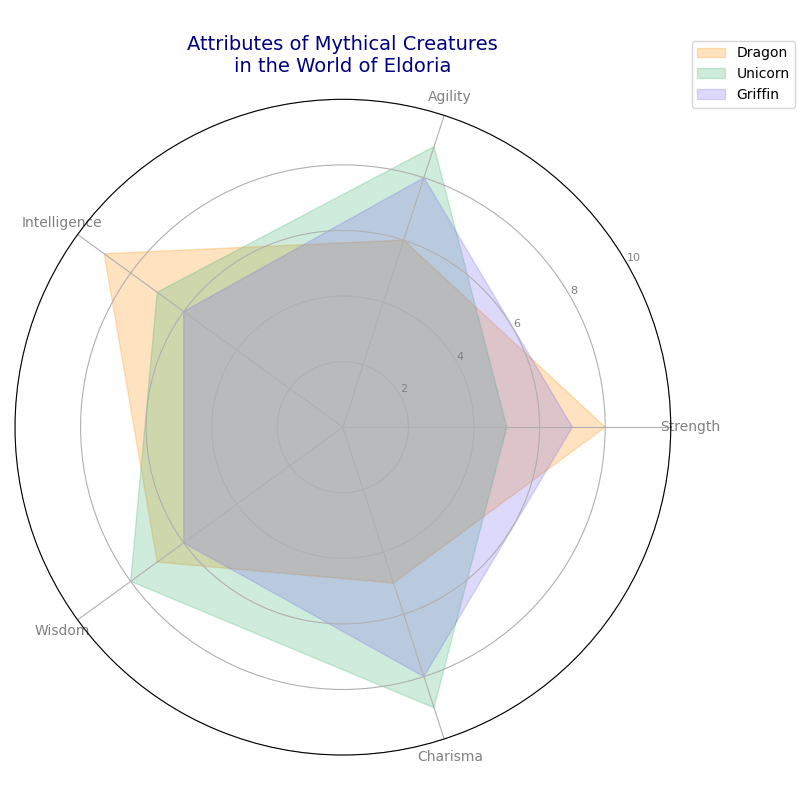

The script that drew this image:
import matplotlib.pyplot as plt
import numpy as np

attributes = ['Strength', 'Agility', 'Intelligence', 'Wisdom', 'Charisma']
n_attributes = len(attributes)

dragon_stats = [8, 6, 9, 7, 5]
unicorn_stats = [5, 9, 7, 8, 9]
griffin_stats = [7, 8, 6, 6, 8]

angles = np.linspace(0, 2 * np.pi, n_attributes, endpoint=False).tolist()
angles += angles[:1]

def plot_creature(ax, stats, label, color):
    stats += stats[:1]
    ax.fill(angles, stats, color=color, alpha=0.25, label=label)

fig, ax = plt.subplots(figsize=(8, 8), subplot_kw=dict(polar=True))

plot_creature(ax, dragon_stats, 'Dragon', 'darkorange')
plot_creature(ax, unicorn_stats, 'Unicorn', 'mediumseagreen')
plot_creature(ax, griffin_stats, 'Griffin', 'mediumslateblue')

plt.xticks(angles[:-1], attributes, color='gray', size=10)
ax.set_rlabel_position(30)
plt.yticks([2, 4, 6, 8, 10], ["2", "4", "6", "8", "10"], color="gray", size=8)
plt.ylim(0, 10)

plt.legend(loc='upper right', bbox_to_anchor=(1.2, 1.1))
plt.title("Attributes of Mythical Creatures\nin the World of Eldoria", size=14, color='navy', pad=20)

plt.tight_layout()

plt.show()
